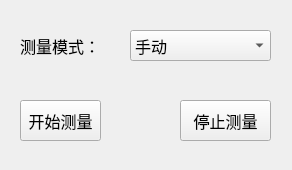
<?xml version="1.0" encoding="UTF-8"?>
<ui version="4.0">
 <class>FormNIBP</class>
 <widget class="QWidget" name="FormNIBP">
  <property name="geometry">
   <rect>
    <x>0</x>
    <y>0</y>
    <width>292</width>
    <height>170</height>
   </rect>
  </property>
  <property name="windowTitle">
   <string>Form</string>
  </property>
  <widget class="QLabel" name="nibpModeLabel">
   <property name="geometry">
    <rect>
     <x>20</x>
     <y>30</y>
     <width>91</width>
     <height>31</height>
    </rect>
   </property>
   <property name="font">
    <font>
     <family>宋体</family>
     <pointsize>12</pointsize>
    </font>
   </property>
   <property name="text">
    <string>测量模式：</string>
   </property>
  </widget>
  <widget class="QPushButton" name="startMeasButton">
   <property name="geometry">
    <rect>
     <x>20</x>
     <y>100</y>
     <width>81</width>
     <height>41</height>
    </rect>
   </property>
   <property name="font">
    <font>
     <family>宋体</family>
     <pointsize>12</pointsize>
    </font>
   </property>
   <property name="text">
    <string>开始测量</string>
   </property>
  </widget>
  <widget class="QPushButton" name="stopMeasButton">
   <property name="geometry">
    <rect>
     <x>180</x>
     <y>100</y>
     <width>91</width>
     <height>41</height>
    </rect>
   </property>
   <property name="font">
    <font>
     <family>宋体</family>
     <pointsize>12</pointsize>
    </font>
   </property>
   <property name="text">
    <string>停止测量</string>
   </property>
  </widget>
  <widget class="QComboBox" name="nibpModeComboBox">
   <property name="geometry">
    <rect>
     <x>130</x>
     <y>30</y>
     <width>141</width>
     <height>31</height>
    </rect>
   </property>
   <property name="font">
    <font>
     <family>宋体</family>
     <pointsize>12</pointsize>
    </font>
   </property>
   <item>
    <property name="text">
     <string>手动</string>
    </property>
   </item>
   <item>
    <property name="text">
     <string>1分钟</string>
    </property>
   </item>
   <item>
    <property name="text">
     <string>2分钟</string>
    </property>
   </item>
   <item>
    <property name="text">
     <string>3分钟</string>
    </property>
   </item>
   <item>
    <property name="text">
     <string>4分钟</string>
    </property>
   </item>
   <item>
    <property name="text">
     <string>5分钟</string>
    </property>
   </item>
   <item>
    <property name="text">
     <string>10分钟</string>
    </property>
   </item>
   <item>
    <property name="text">
     <string>15分钟</string>
    </property>
   </item>
   <item>
    <property name="text">
     <string>30分钟</string>
    </property>
   </item>
   <item>
    <property name="text">
     <string>60分钟</string>
    </property>
   </item>
   <item>
    <property name="text">
     <string>90分钟</string>
    </property>
   </item>
   <item>
    <property name="text">
     <string>120分钟</string>
    </property>
   </item>
   <item>
    <property name="text">
     <string>180分钟</string>
    </property>
   </item>
   <item>
    <property name="text">
     <string>240分钟</string>
    </property>
   </item>
   <item>
    <property name="text">
     <string>480分钟</string>
    </property>
   </item>
  </widget>
 </widget>
 <resources/>
 <connections/>
</ui>
